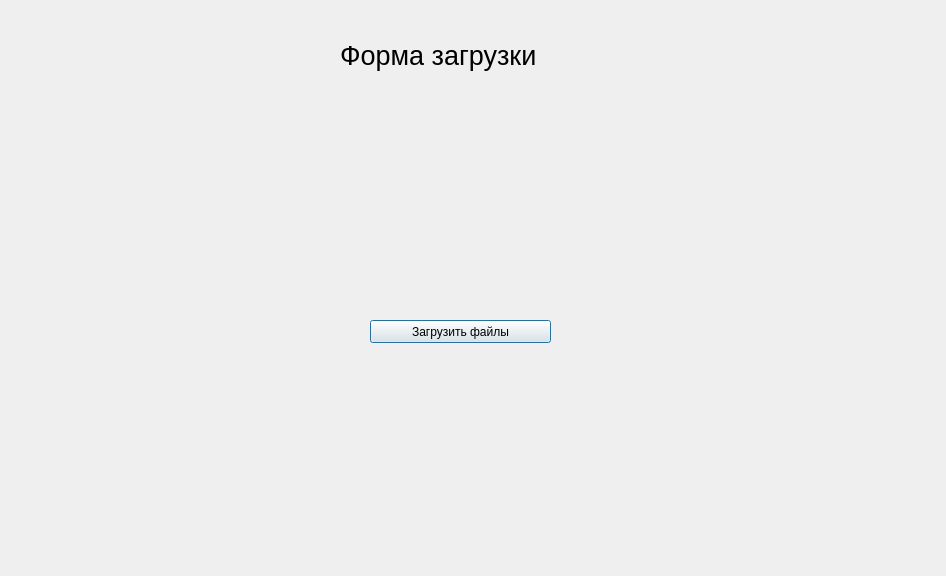
<?xml version="1.0" encoding="UTF-8"?>
<ui version="4.0">
 <class>UploadFile</class>
 <widget class="QDialog" name="UploadFile">
  <property name="geometry">
   <rect>
    <x>0</x>
    <y>0</y>
    <width>946</width>
    <height>576</height>
   </rect>
  </property>
  <property name="windowTitle">
   <string>Dialog</string>
  </property>
  <widget class="QPushButton" name="pushButton">
   <property name="geometry">
    <rect>
     <x>370</x>
     <y>320</y>
     <width>181</width>
     <height>23</height>
    </rect>
   </property>
   <property name="text">
    <string>Загрузить файлы</string>
   </property>
  </widget>
  <widget class="QLabel" name="label">
   <property name="geometry">
    <rect>
     <x>340</x>
     <y>20</y>
     <width>251</width>
     <height>71</height>
    </rect>
   </property>
   <property name="font">
    <font>
     <pointsize>20</pointsize>
    </font>
   </property>
   <property name="autoFillBackground">
    <bool>false</bool>
   </property>
   <property name="text">
    <string>Форма загрузки</string>
   </property>
  </widget>
 </widget>
 <resources/>
 <connections/>
</ui>
